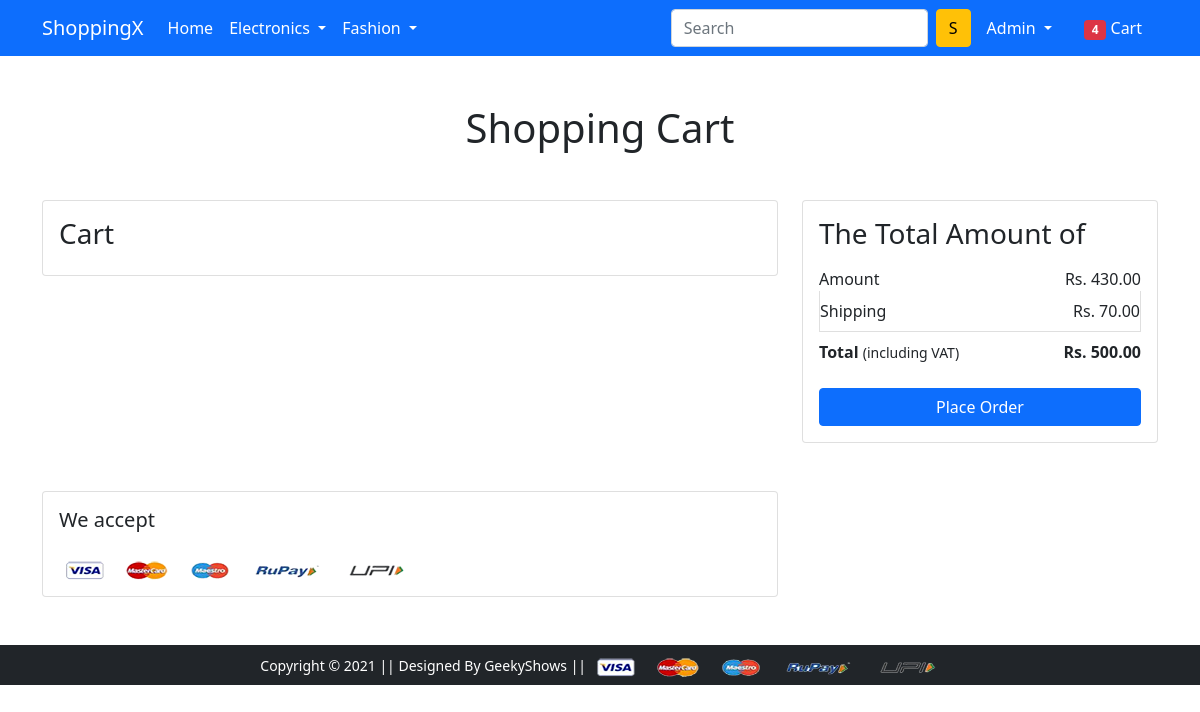
/cart/ (signed in), run on an earlier commit of the app's database.
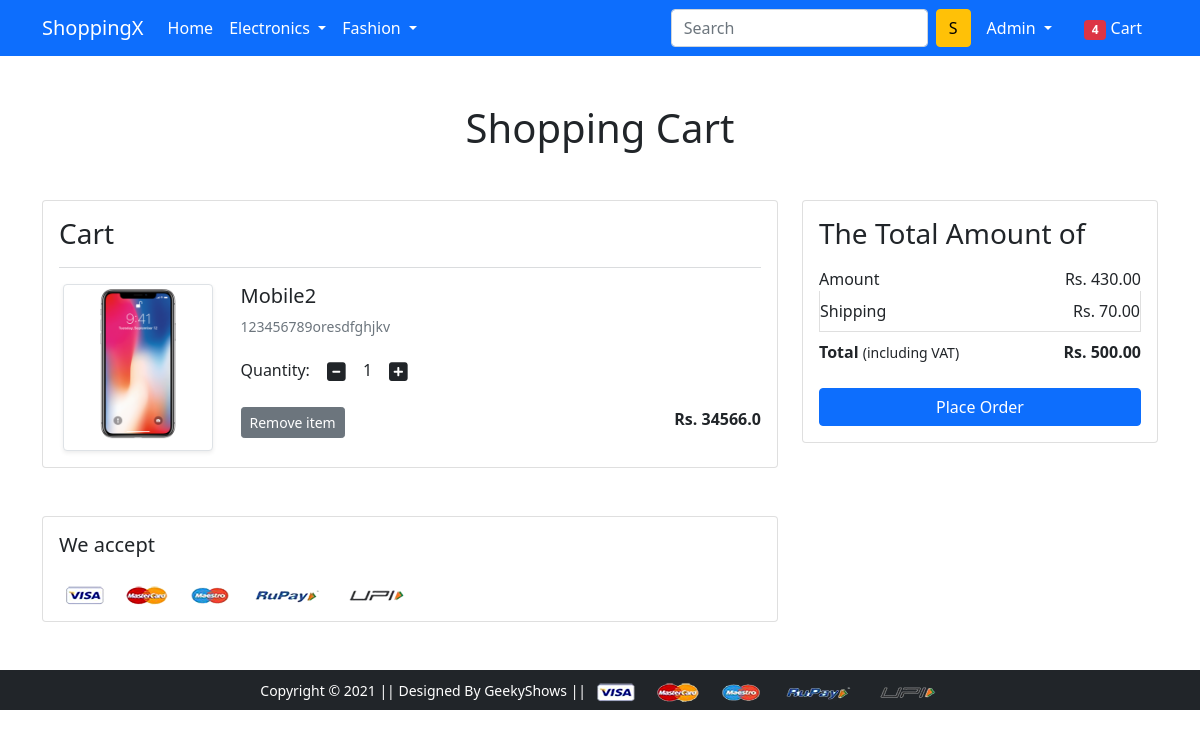
And on a later commit of the database.
### app/models.py (models this page shows, shortened)
class Cart(models.Model):
    user = models.ForeignKey(User, on_delete=models.CASCADE)
    product = models.ForeignKey(Product, on_delete=models.CASCADE)
    quantity = models.PositiveIntegerField(default=1)

class Product(models.Model):
    title = models.CharField(max_length=80)
    selling_price = models.FloatField()
    discounted_price = models.FloatField()
    description = models.TextField()
    brand = models.CharField(max_length=50)
    category = models.CharField(choices=CATEGORY_CHOICES, max_length=2)
    product_image = models.ImageField(upload_to='productimg')

### app/views.py (the view)
# urls.py: path('cart/', views.show_cart, name='showcart'),
def show_cart(request):
    if request.user.is_authenticated:
        user = request.user
        cart = Cart.objects.filter(user=user)
        return render(request, 'app/addtocart.html', {'carts':cart})

### app/templates/app/addtocart.html (shortened to what this page needs)
{% extends 'app/base.html' %}
{% load static %}
{% block main-content %}
<div class="container my-5">
 <div class="row">
  <h1 class="text-center mb-5">Shopping Cart</h1>
  <div class="col-sm-8">
  <div class="card">
   <div class="card-body">
    <h3>Cart</h3>
    {% for cart in carts %}
    <hr class="text-muted">
    <div class="row">
     <div class="col-sm-3 text-center align-self-center"><img src="{{cart.product.product_image.url}}" alt="" srcset="" class="img-fluid img-thumbnail shadow-sm" height="150" width="150"> </div>
     <div class="col-sm-9">
      <div>
       <h5>{{cart.product.title}}</h5>
       <p class="mb-2 text-muted small">{{cart.product.description}}</p>
       <div class="my-3">
        <label for="quantity">Quantity:</label>
        <a class="minus-cart btn"><i class="fas fa-minus-square fa-lg"></i></a>
          <span id="quantity">{{cart.quantity}}</span>
        <a class="plus-cart btn"><i class="fas fa-plus-square fa-lg"></i></a>
       </div>
       <div class="d-flex justify-content-between">
        <a href="#" class="btn btn-sm btn-secondary mr-3">Remove item </a>
        <p class="mb-0"><span><strong>Rs. {{cart.product.discounted_price}}</strong></span></p>
       </div>
      </div>
     </div>
    </div>
    {% endfor %}
   </div>
   </div>
  </div>
  <div class="col-sm-4">
   <div class="card">
    <div class="card-body">
      <h3>The Total Amount of</h3>
      <ul class="list-group">
       <li class="list-group-item d-flex justify-content-between align-items-center border-0 px-0 pb-0">Amount<span>Rs. 430.00</span></li>
       <li class="list-group-item d-flex justify-content-between align-items-center px-0">Shipping<span>Rs. 70.00</span></li>
       <li class="list-group-item d-flex justify-content-between align-items-center border-0 px-0 mb-3">
        <div>
           <strong>Total</strong> <small>(including VAT)</small>
         </div>
         <span><strong>Rs. 500.00</strong></span>
       </li>
      </ul>
      <div class="d-grid"><a href="{% url 'checkout' %}" class="btn btn-primary">Place Order</a></div>
    </div>
   </div>
  </div>
 </div>
</div>
<div class="container">
 <div class="row">
  <div class="col-sm-8">
   <div class="card">
    <div class="card-body">
      <h5 class="mb-4">We accept</h5>
      <img src="{% static 'app/images/payment.png' %}" alt="" class="img-fluid">
    </div>
  </div>
  </div>
 </div>
</div>
{% endblock main-content %}

What changed in the data, as far as the page shows it:
added Cart: product.product_image (picture), product "Mobile2", product.description "123456789oresdfghjkv", quantity "1", product.discounted_price "34566.0"
